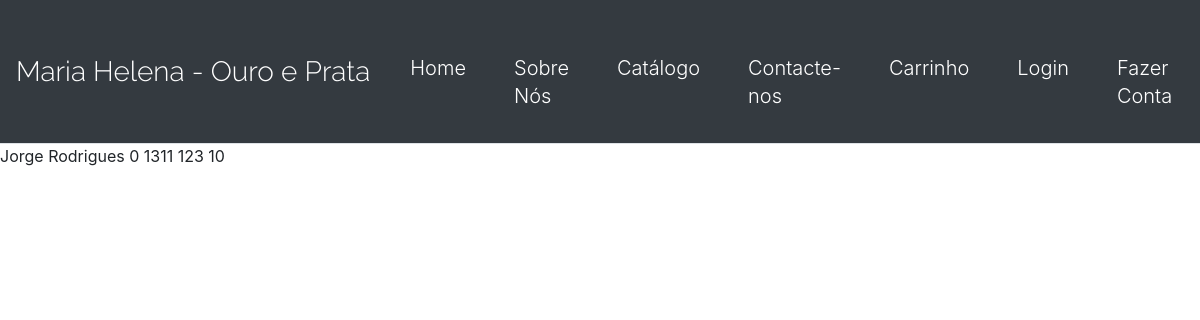
/profile/201904132208si6084order, run on the app's committed database.
### payments/models.py (models this page shows, shortened)
class Order(models.Model):
	ORDERED_THROUGH = (
		('online', 'Online'),
		('ctt', 'CTT')
		)
	DISTRITO = (
		('Aveiro', 'Aveiro'),
		('Beja', 'Beja'),
		('Braga', 'Braga'),
		('Bragança', 'Bragança'),
		('Castelo Branco', 'Castelo Branco'),
		('Coimbra', 'Coimbra'),
		('Évora', 'Évora'),
		('Faro', 'Faro'),
		('Guarda', 'Guarda'),
		('Leiria', 'Leiria'),
		('Lisboa', 'Lisboa'),
		('Portalegre', 'Portalegre'),
		('Porto', 'Porto'),
		('Santarém', 'Santarém'),
		('Setúbal', 'Setúbal'),
		('Viana do Castelo', 'Viana do Castelo'),
		('Vila Real', 'Vila Real'),
		('Viseu', 'Viseu'),
		('Ilha da Madeira', 'Ilha da Madeira'),
		('Ilha de Porto Santo', 'Ilha de Porto Santo'),
		('Ilha de Santa Maria', 'Ilha de Santa Maria'),
		('Ilha de São Miguel', 'Ilha de São Miguel'),
		('Ilha Terceira', 'Ilha Terceira'),
		('Ilha da Graciosa', 'Ilha da Graciosa'),
		('Ilha de São Jorge', 'Ilha de São Jorge'),
		('Ilha do Pico', 'Ilha do Pico'),
		('Ilha do Faial', 'Ilha do Faial'),
		('Ilha das Flores', 'Ilha das Flores'),
		('Ilha do Corvo', 'Ilha do Corvo'),
		)
	order_id = models.CharField(max_length=100, null=False, default='Code_order')
	nome_completo = models.CharField(max_length=150, null=False)
	email = models.EmailField(default='')
	rua = models.CharField(max_length=300, null=False, default = '')
	numero = models.IntegerField(blank=True, null=True, default=0)
	andar = models.IntegerField(blank=True, null=True, default=0)
	localidade = models.CharField(max_length=60, null=False, default = '')
	distrito = models.CharField(choices=DISTRITO, max_length=30, null=False, default = '')
	morada = models.IntegerField(blank=True, null=True, default=0)
	codigo_postal_1 = models.IntegerField(blank=True, null=True, default=1000) #raise an error if codigo_postal != intenger
	codigo_postal_2 = models.IntegerField(blank=True, null=True, default=100)
	user = models.ForeignKey(User, null=True, blank=True, on_delete=models.SET_NULL)
	cart = models.ForeignKey(Cart, null=True, on_delete=models.SET_NULL)
	items = models.CharField(max_length=500, null=False, default='') #, on_delete=models.SET_NULL)  #add items to the order, so we know what was being ordered
	total = models.IntegerField(blank=True, null=True)
	is_ordered = models.BooleanField(default=False)
	ordered_through = models.CharField(choices=ORDERED_THROUGH, max_length=10, null=False, default = '')
	timestamp = models.DateTimeField(auto_now_add=True)
	slug = models.SlugField(max_length=100, default='')

### users/models.py (models this page shows)
class Cart(models.Model):
	user = models.ForeignKey(User, null=True, blank=True, on_delete=models.DO_NOTHING)
	products = models.ManyToManyField(Item, blank=True)
	subtotal = models.DecimalField(default=0.00, max_digits=100, decimal_places=2)
	total = models.DecimalField(default=0.00, max_digits=100, decimal_places=2)
	updated = models.DateTimeField(auto_now=True)
	timestamp = models.DateTimeField(auto_now_add=True)
	objects = CartManager()
	def __str__(self):
		return str(self.id)

### payments/views.py (the view)
# urls.py: path('profile/<slug:slug>', payment_views.ProfileOrderView, name='profile_orders'),
def ProfileOrderView(request, slug):
	order = get_object_or_404(Order, slug=slug)
	template = "payments/profile_order.html"
	context = {'order':order}
	return render(request, template, context)

### payments/templates/payments/profile_order.html (shortened to what this page needs)
{% extends "catalog/navbar.html" %}
{% block content %}
{{order.nome_completo}}
{{order.morada}}
{{order.codigo_postal_1}}
{{order.codigo_postal_2}}
{{order.cart}}
{% endblock content %}

### data on the page
Order: nome_completo "Jorge Rodrigues", morada "0", codigo_postal_1 "1311", codigo_postal_2 "123", cart "10"
